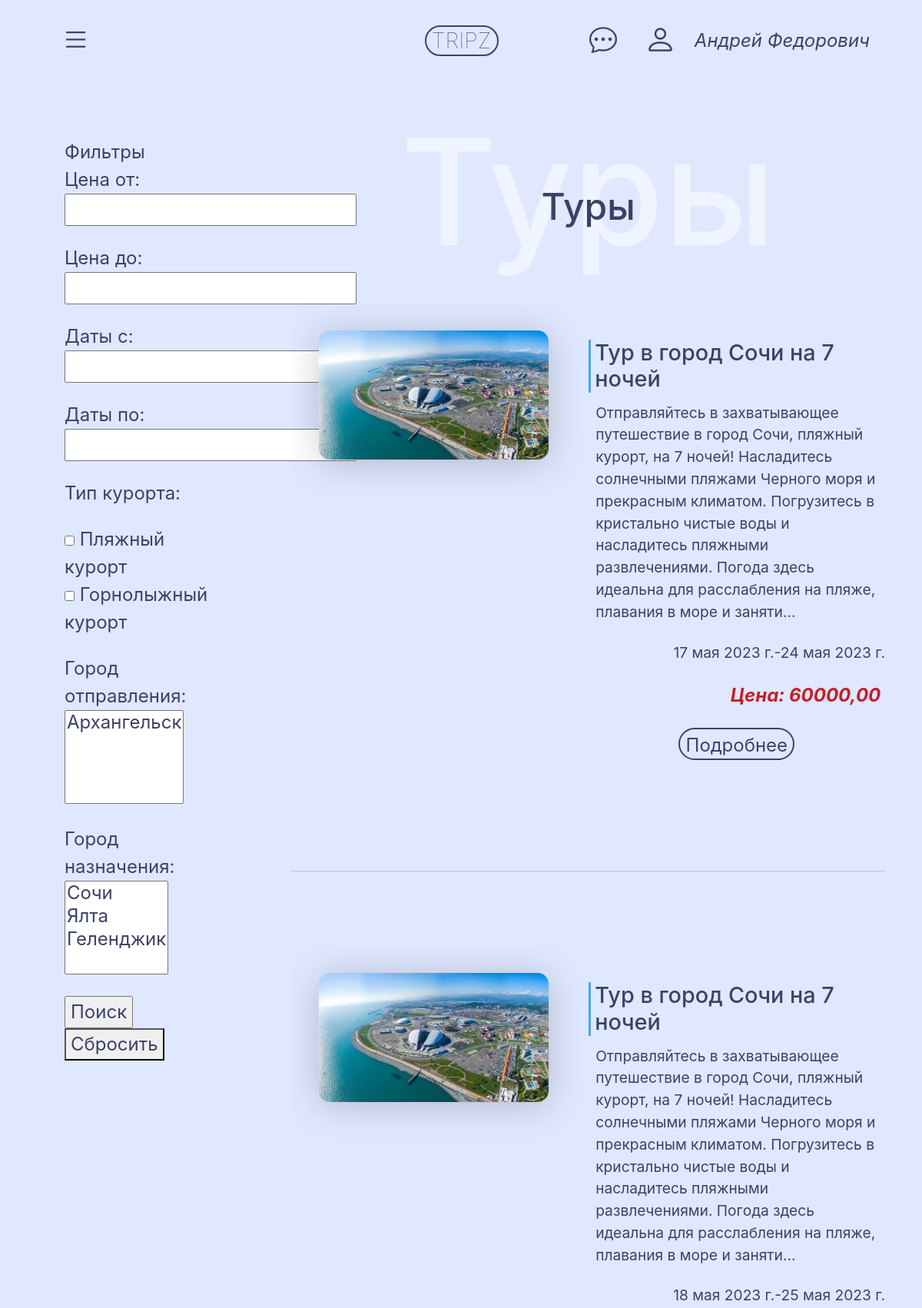
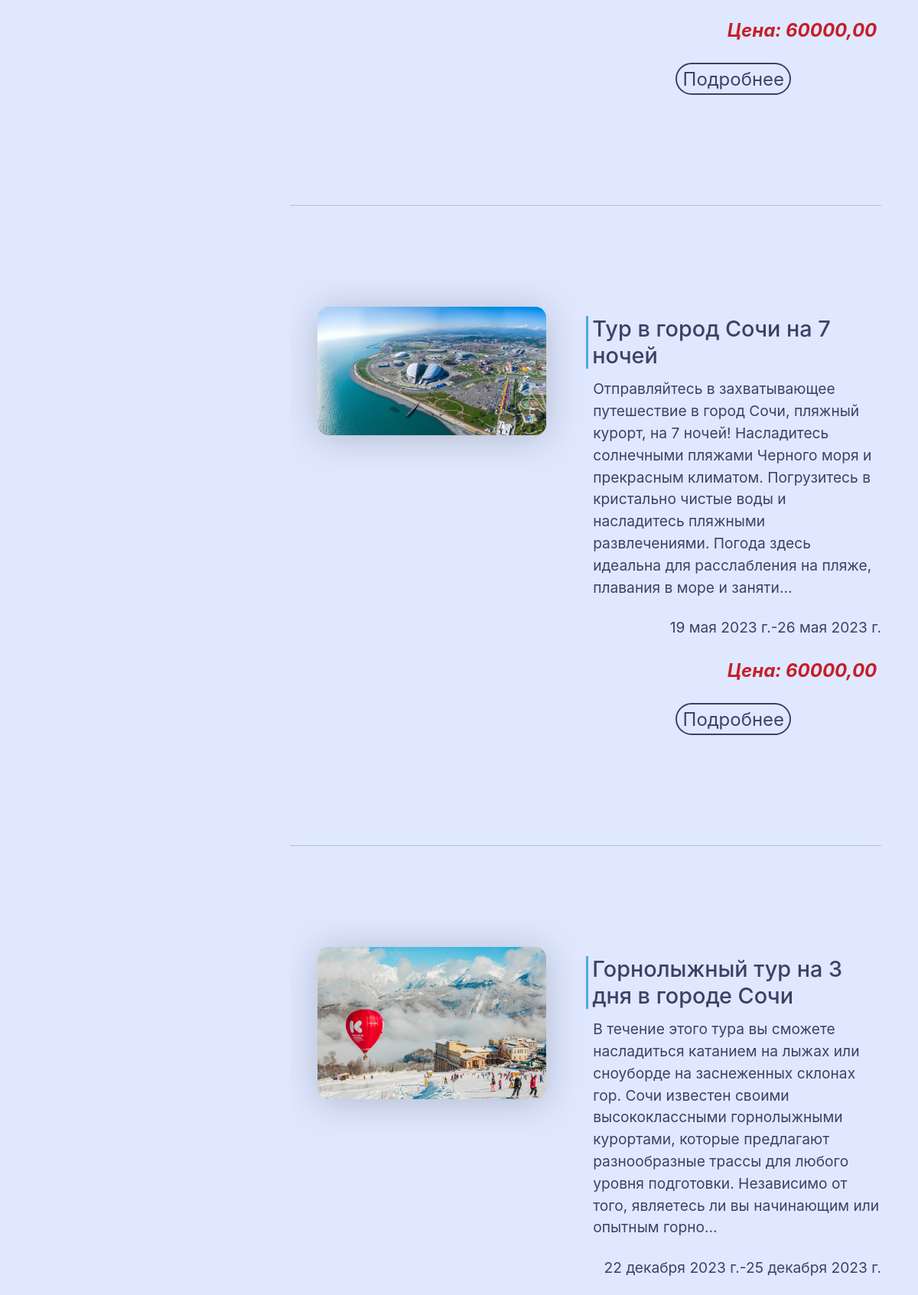
Screenshot of /tours (signed in, upper part) with the database file from the repository (2 pictures, top to bottom).
### tours/models.py (models this page shows, shortened)
class Service(models.Model):
    tour = models.ForeignKey(Tour, blank=True, null=True, on_delete=models.PROTECT, verbose_name='Тур')
    additional_service = models.ForeignKey(AdditionalService, blank=True, null=True,
                                           on_delete=models.PROTECT, verbose_name='Дополнительная услуга')
    price = models.DecimalField(max_digits=10, decimal_places=2, verbose_name='Цена')
    start_date = models.DateField(blank=True, null=True, verbose_name='Дата начала(для туров)')
    end_date = models.DateField(blank=True, null=True, verbose_name='Дата окончания(для туров)')
    class Meta:
        verbose_name = 'Услуга'
        verbose_name_plural = 'Услуги'

class Tour(models.Model):
    title = models.CharField(max_length=120, verbose_name='Наименование')
    description = models.TextField(null=True, blank=True, verbose_name='Описание')
    departure_city = models.ForeignKey(City, on_delete=models.PROTECT, verbose_name='Город отправления')
    insurance = models.ForeignKey(Insurance, on_delete=models.PROTECT, verbose_name='Страховка')
    type_of_resort = models.ForeignKey(TypeOfResort, on_delete=models.PROTECT, verbose_name='Тип курорта')
    living_conditions = models.ForeignKey(LivingConditions, on_delete=models.PROTECT, verbose_name='Условия проживания')
    image = models.ImageField(upload_to='tours/', null=True,
                                blank=True, verbose_name='Обложка')
    class Meta:
        verbose_name = 'Тур'
        verbose_name_plural = 'Туры'

### pages/views.py (the view)
# urls.py: path('tours', views.tours_view, name='tours'),
def tours_view(request):
    tours = Service.objects.filter(tour__isnull=False)
    form = FilterForTours(request.GET)
    if form.is_valid():
        if form.cleaned_data["min_price"]:
            min_price = Decimal(form.cleaned_data["min_price"])
            tours = tours.filter(price__gte=min_price)
        if form.cleaned_data["max_price"]:
            max_price = Decimal(form.cleaned_data["max_price"])
            tours = tours.filter(price__lte=max_price)
        if form.cleaned_data["min_date"]:
            min_date = form.cleaned_data["min_date"]
            tours = tours.filter(start_date__gte=min_date)
        if form.cleaned_data["max_date"]:
            max_date = form.cleaned_data["max_date"]
            tours = tours.filter(end_date__lte=max_date)
        if 'reset' in request.GET:
            return redirect('tours_view')
    context = {
        'tours': tours,
        'form': form,
    }
    return render(request, "tours.html", context)

### pages/templates/tours.html (shortened to what this page needs)
{% extends 'base.html' %}
{% block content %}
    <div class="header">
        <div class="nav-custom">{% include 'navbar.html' %}</div>
    </div>
    <div class="main-content block">
        <div class="block-prev">
            Фильтры
            <form action="" method="get" class="some-smaller">
                <div style="font-size: smaller">{{ form.as_p }}</div>
                <input type="submit" value="Поиск">
                <button type="reset" onclick="location.href='{% url 'tours' %}'">Сбросить</button>
            </form>
        </div>
        <div class="news-div block-next">
            <div class="main-text-container">
                <h1 class="main-text-bg">Туры</h1>
                <h3 class="main-text-fr">Туры</h3>
            </div>
            {% for tour in tours %}
                <div class="block">
                    <div class="img-in-block-container">
                        <img src="{{ tour.tour.image.url }}" class="img-in-block">
                    </div>
                    <div class="text-in-block">
                        <h6>
                            {{ tour.tour.title }}
                        </h6>
                        <p>{{ tour.tour.description|truncatechars_html:300|linebreaksbr }}</p>
                        <p style="text-align: right">{{ tour.start_date }}-{{ tour.end_date }}</p>
                        <p style="text-align: right; padding-right: 0.3em"><i style="color: #c61e29; font-weight: bolder">Цена: {{ tour.price }}</i></p>
                        <p style="text-align: right">
                            <div class="button-block">
                                <div class="custom-button"><a href="tour/{{ tour.id }}">Подробнее</a></div>
                            </div>
                        </p>
                    </div>
                </div>
                <hr>
            {% endfor %}
        </div>
    </div>
{% endblock %}

### pages/templates/navbar.html (shortened to what this page needs)
{% block content %}
    <div class="navbar">
        <ul class="navbar-list">
            <li class="navbar-item navbar-item-left"><i class="bi bi-list" style="font-size: 1.55rem;
            cursor: pointer;" onclick="toggleMenu()"></i></li>
            <li class="navbar-item navbar-item-center"><a href="/" class="nav-logo-borders">TRIPZ</a></li>
            <li class="navbar-item navbar-item-right">
                {% if request.user.is_authenticated %}
                    <i class="bi bi-chat-dots" style="font-size: 1.5rem; margin-bottom: 0.4em"></i>
                {% endif %}
                {% if request.user.is_authenticated %}
                    <a href="{% url 'logout' %}" class="bi"><i class="bi bi-person" style="font-size: 1.7rem;"></i></a>
                {% else %}
                    <a href="{% url 'login' %}" class="bi"><i class="bi bi-person" style="font-size: 1.7rem;"></i></a>
                {% endif %}
                {% if request.user.is_authenticated %}
                    <i>{{ request.user.get_full_name }}</i>
                {% endif %}
            </li>
        </ul>
    </div>
{% endblock content %}

### pages/templates/navbar.html (style rules this page uses)
.nav-logo-borders { border-style: solid; border-radius: 1000px; border-width: 0.09em; padding: 0.3rem 0.3rem; line-height: 0.9rem; font-size: 1.2em; font-weight: 100; margin-right: 3em; margin-left: 14em; text-decoration: none; color: inherit; }
.navbar { display: flex; justify-content: space-between; align-items: center; padding: 10px; width: 100%; }
.navbar-list { display: flex; list-style: none; padding: 0; margin: 0; width: 100%; }
.navbar-item { display: flex; align-items: center; margin: 0 10px; }
.navbar-item-left { margin-right: auto; }
.navbar-item-right { margin-left: auto; }
.bi { margin: 0.5rem; }

### pages/templates/tours.html (style rules this page uses)
.some-smaller { font-size: 18px; font: inherit; }
.nav-custom { z-index: 10000; position: fixed; top: 0px; width: 100%; background: none; padding: 0em 2em; }
.main-content { width: 100%; padding: 2em; margin-bottom: 2em; }
.main-text-container { position: relative; height: auto; margin-top: 4em; }
.main-text-bg { position: absolute; z-index: 1; font-size: 8em; color: rgba(255, 255, 255, 0.5); text-align: center; width: 100%; top: -0.55em; }
.main-text-fr { position: relative; font-size: 2em; z-index: 2; text-align: center; }
.block { margin-top: 4em; overflow: hidden; }
.img-in-block-container { float: left; width: 50%; padding: 1.5em 1.5em 1.8em; }
.block-prev { float: left; width: 25%; padding: 1.5em 1.5em 1.8em; display: inline-block; }
.block-next { overflow: hidden; margin-left: 30%; }
.img-in-block { max-width: 95%; border-radius: 0.6em; filter: drop-shadow(0em 0.2em 1em rgba(0, 0, 0, 0.2)); height: auto; }
.text-in-block { margin-top: 2em; overflow: hidden; margin-left: 50%; }
.text-in-block h6 { position: relative; font-size: 1.2em; border-left-style: solid; border-left-color: #4AABE1; padding-left: 0.2em; }
.text-in-block p { position: relative; padding-left: 0.5em; font-size: 0.8em; }
.header { width: 100%; }
.button-block { width: 100%; padding-bottom: 4em; }
.custom-button { border-style: solid; border-radius: 1000px; border-width: 0.09em; padding: 0.3rem 0.3rem; line-height: 0.9rem; font-size: 1.2em; font-weight: 100; text-decoration: none; color: inherit; width: max-content; margin: auto; }
.custom-button a { color: inherit; text-decoration: none; }

### pages/templates/base.html (style rules this page uses)
* { font-family: 'Inter', sans-serif; font-weight: normal; font-size: 24px; color: #3C4166; }

### rows the page displays
Service: tour.image (picture), tour "Тур в город Сочи на 7 ночей", tour.description "Отправляйтесь в захватывающее путешествие в город Сочи, пляжный курорт, на 7 ночей! Насладитесь солнечными пляжами Черного моря и прекрасным климатом. Погрузитесь в кристально чистые воды и насладитесь пляжными развлечениями. Погода здесь идеальна для расслабления на пляже, плавания в море и заняти…", start_date "17 мая 2023 г.", end_date "24 мая 2023 г.", price "60000,00"
Service: tour.image (picture), tour "Тур в город Сочи на 7 ночей", tour.description "Отправляйтесь в захватывающее путешествие в город Сочи, пляжный курорт, на 7 ночей! Насладитесь солнечными пляжами Черного моря и прекрасным климатом. Погрузитесь в кристально чистые воды и насладитесь пляжными развлечениями. Погода здесь идеальна для расслабления на пляже, плавания в море и заняти…", start_date "18 мая 2023 г.", end_date "25 мая 2023 г.", price "60000,00"
Service: tour.image (picture), tour "Тур в город Сочи на 7 ночей", tour.description "Отправляйтесь в захватывающее путешествие в город Сочи, пляжный курорт, на 7 ночей! Насладитесь солнечными пляжами Черного моря и прекрасным климатом. Погрузитесь в кристально чистые воды и насладитесь пляжными развлечениями. Погода здесь идеальна для расслабления на пляже, плавания в море и заняти…", start_date "19 мая 2023 г.", end_date "26 мая 2023 г.", price "60000,00"
Service: tour.image (picture), tour "Горнолыжный тур на 3 дня в городе Сочи", tour.description "В течение этого тура вы сможете насладиться катанием на лыжах или сноуборде на заснеженных склонах гор. Сочи известен своими высококлассными горнолыжными курортами, которые предлагают разнообразные трассы для любого уровня подготовки. Независимо от того, являетесь ли вы начинающим или опытным горно…", start_date "22 декабря 2023 г.", end_date "25 декабря 2023 г."

### other values shown
{{ request.user.get_full_name }} "Андрей Федорович"
